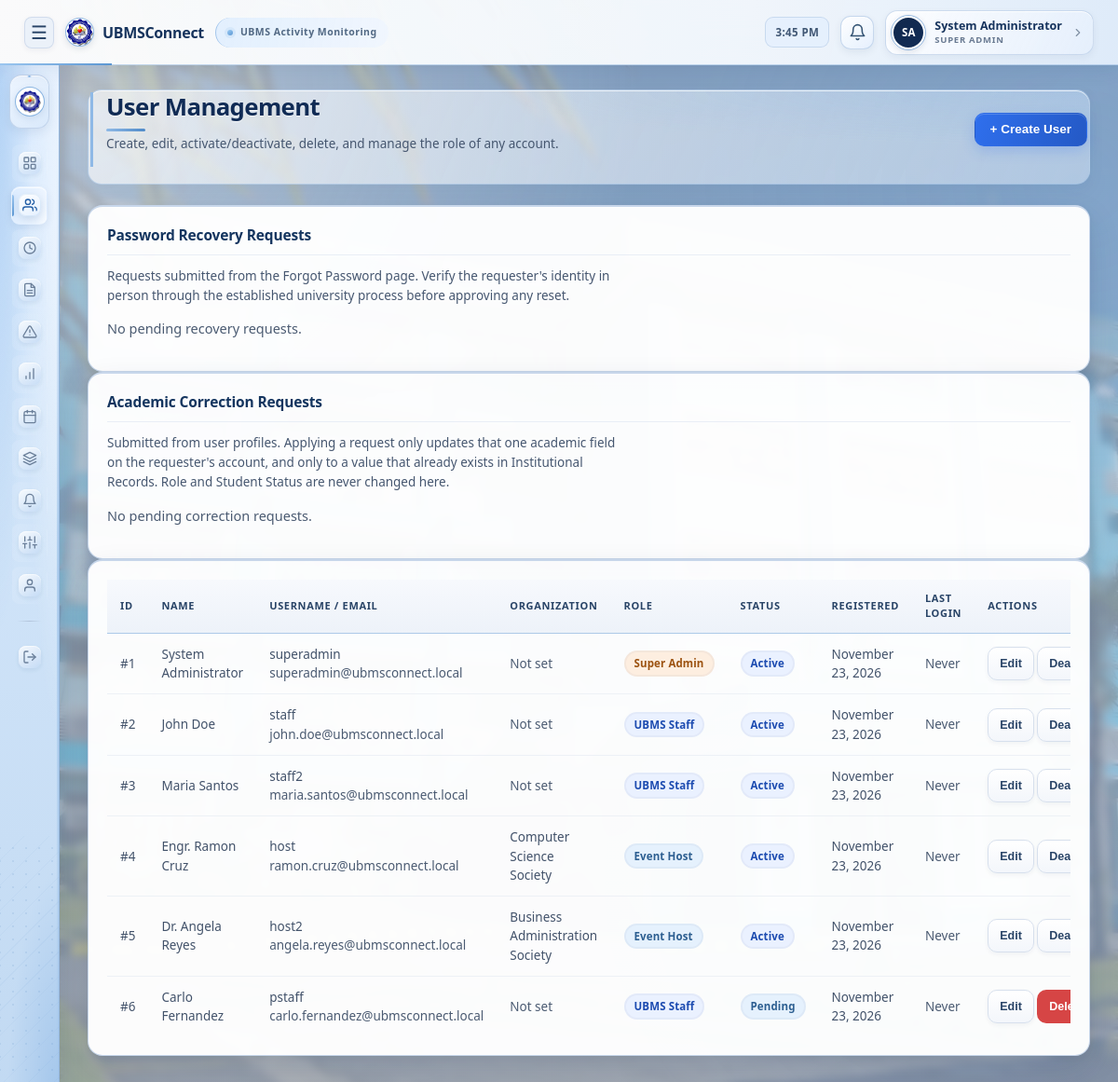
/superadmin/users.php (signed in), run on the app's committed database.
### tables this page shows
CREATE TABLE users (
    id INT AUTO_INCREMENT PRIMARY KEY,
    username VARCHAR(50) NOT NULL UNIQUE,
    password VARCHAR(255) NOT NULL,
    password_changed_at DATETIME NULL,
    full_name VARCHAR(100) NOT NULL,
    email VARCHAR(150) NULL,
    profile_picture VARCHAR(255) NULL,
    university_id VARCHAR(50) NULL,
    affiliation ENUM('student','ubms_staff') NULL,
    department_id INT NULL,
    course_id INT NULL,
    organization_id INT NULL,
    office_unit VARCHAR(150) NULL,
    role ENUM('super_admin','staff','host') NOT NULL,
    status ENUM('active','pending','inactive','rejected') NOT NULL DEFAULT 'active',
    created_at DATETIME DEFAULT CURRENT_TIMESTAMP,
    updated_at DATETIME DEFAULT CURRENT_TIMESTAMP ON UPDATE CURRENT_TIMESTAMP,
    last_login DATETIME NULL
);

CREATE TABLE organizations (
    id INT AUTO_INCREMENT PRIMARY KEY,
    department_id INT NULL,
    organization_name VARCHAR(150) NOT NULL UNIQUE,
    is_active TINYINT(1) NOT NULL DEFAULT 1,
    CONSTRAINT fk_org_department FOREIGN KEY (department_id) REFERENCES departments(id) ON DELETE SET NULL
);

### includes/functions.php (called while the page is built, shortened)
<?php
function e($value) {
    return htmlspecialchars($value ?? '', ENT_QUOTES, 'UTF-8');
}
function formatDate($date) {
    return date('F j, Y', strtotime($date));
}
function roleLabel($role) {
    switch ($role) {
        case 'super_admin': return 'Super Admin';
        case 'staff':        return 'UBMS Staff';
        case 'host':         return 'Event Host';
    }
}
function accountStatusBadgeClass($status) {
    switch ($status) {
        case 'active':   return 'badge-approved';
        case 'pending':  return 'badge-pending';
    }
}
function roleBadgeClass($role) {
    switch ($role) {
        case 'super_admin': return 'badge-maintenance';
        case 'staff':        return 'badge-approved';
        case 'host':          return 'badge-pending';
    }
}

### superadmin/users.php (the view, shortened to what this page needs)
<?php
require_once __DIR__ . '/../includes/auth.php';
$users = $pdo->query(
    "SELECT u.id, u.full_name, u.username, u.email, u.role, u.status, u.created_at, u.last_login,
            u.department_id, u.course_id, u.organization_id, o.organization_name
       FROM users u
       LEFT JOIN organizations o ON o.id = u.organization_id
      ORDER BY u.created_at DESC"
)->fetchAll();
$correctionPending = [];
try {
    $correctionPending = $pdo->query(
        "SELECT cr.id, cr.user_id, cr.field_requested, cr.current_value, cr.requested_value, cr.created_at,
                u.full_name, u.username, u.department_id, u.course_id, u.organization_id
           FROM correction_requests cr
           JOIN users u ON u.id = cr.user_id
          WHERE cr.status = 'pending'
          ORDER BY cr.created_at ASC"
    )->fetchAll();
} catch (Exception $e) {
    error_log('[UBMSConnect] correction request queue could not be loaded: ' . $e->getMessage());
}
$recoveryPending = [];
try {
    $recoveryPending = $pdo->query(
        "SELECT r.id, r.user_id, r.identifier_submitted, r.ip_address, r.created_at,
                u.full_name, u.username, u.email
           FROM password_recovery_requests r
           JOIN users u ON u.id = r.user_id
          WHERE r.status = 'pending'
          ORDER BY r.created_at ASC"
    )->fetchAll();
} catch (Exception $e) {
    error_log('[UBMSConnect] password recovery queue could not be loaded: ' . $e->getMessage());
}
include __DIR__ . '/../includes/header.php';
include __DIR__ . '/../includes/sidebar.php';
?>
<main class="main-content">
    <div class="page-header">
        <div>
            <h1>User Management</h1>
            <p class="page-subtitle">Create, edit, activate/deactivate, delete, and manage the role of any account.</p>
        </div>
        <button class="btn btn-primary" onclick="openCreateUser()">+ Create User</button>
    </div>
    <div class="card" id="recovery-requests">
        <div class="card-title">Password Recovery Requests</div>
        <p class="page-subtitle">Requests submitted from the Forgot Password page. Verify the requester's identity in person through the established university process before approving any reset.</p>
        <?php if (!$recoveryPending): ?>
            <p class="text-muted">No pending recovery requests.</p>
        <?php endif; ?>
    </div>
    <div class="card" id="correction-requests">
        <div class="card-title">Academic Correction Requests</div>
        <p class="page-subtitle">Submitted from user profiles. Applying a request only updates that one academic field on the requester's account, and only to a value that already exists in Institutional Records. Role and Student Status are never changed here.</p>
        <?php if (!$correctionPending): ?>
            <p class="text-muted">No pending correction requests.</p>
        <?php endif; ?>
    </div>
    <div class="card">
        <div class="table-wrap">
            <table class="data-table">
                <thead>
                    <tr><th>ID</th><th>Name</th><th>Username / Email</th><th>Organization</th><th>Role</th><th>Status</th><th>Registered</th><th>Last Login</th><th>Actions</th></tr>
                </thead>
                <tbody>
                <?php foreach ($users as $u): ?>
                    <tr id="user-row-<?= (int)$u['id'] ?>">
                        <td>#<?= (int)$u['id'] ?></td>
                        <td><?= e($u['full_name']) ?></td>
                        <td><?= e($u['username']) ?><br><span class="text-muted"><?= e($u['email'] ?: 'No email on file') ?></span></td>
                        <td><?= $u['organization_name'] ? e($u['organization_name']) : '<span class="text-muted">Not set</span>' ?></td>
                        <td id="user-role-<?= (int)$u['id'] ?>"><span class="badge <?= roleBadgeClass($u['role']) ?>"><?= e(roleLabel($u['role'])) ?></span></td>
                        <td id="user-status-<?= (int)$u['id'] ?>"><span class="badge <?= accountStatusBadgeClass($u['status']) ?>"><?= e(ucfirst($u['status'])) ?></span></td>
                        <td><?= e(formatDate($u['created_at'])) ?></td>
                        <td><?= $u['last_login'] ? e(formatDateTime($u['last_login'])) : '<span class="text-muted">Never</span>' ?></td>
                        <td style="white-space:nowrap;">
                            <button class="btn btn-sm" onclick='openEditUser(<?= json_encode($u, JSON_HEX_APOS | JSON_HEX_QUOT) ?>)'>Edit</button>
                            <?php if ($u['status'] === 'active'): ?>
                                <button class="btn btn-sm" onclick="toggleStatus(<?= (int)$u['id'] ?>, 'inactive', '<?= e(addslashes($u['full_name'])) ?>')">Deactivate</button>
                            <?php elseif ($u['status'] === 'inactive'): ?>
                                <button class="btn btn-sm btn-success" onclick="toggleStatus(<?= (int)$u['id'] ?>, 'active', '<?= e(addslashes($u['full_name'])) ?>')">Activate</button>
                            <?php endif; ?>
                            <button class="btn btn-sm btn-danger" onclick="deleteUser(<?= (int)$u['id'] ?>, '<?= e(addslashes($u['full_name'])) ?>')">Delete</button>
                        </td>
                    </tr>
                <?php endforeach; ?>
                </tbody>
            </table>
        </div>
    </div>
</main>
<?php
include __DIR__ . '/../includes/footer.php';
?>

### data on the page
users: id "1", full_name "System Administrator", username "superadmin", email "superadmin@ubmsconnect.local", shows "Not set", role "Super Admin", status "Active", created_at "November 23, 2026", shows "Never"
users: id "2", full_name "John Doe", username "staff", email "john.doe@ubmsconnect.local", shows "Not set", role "UBMS Staff", status "Active", created_at "November 23, 2026", shows "Never"
users: id "3", full_name "Maria Santos", username "staff2", email "maria.santos@ubmsconnect.local", shows "Not set", role "UBMS Staff", status "Active", created_at "November 23, 2026", shows "Never"
users: id "4", full_name "Engr. Ramon Cruz", username "host", email "ramon.cruz@ubmsconnect.local", organization.organization_name "Computer Science Society", role "Event Host", status "Active", created_at "November 23, 2026", shows "Never"
users: id "5", full_name "Dr. Angela Reyes", username "host2", email "angela.reyes@ubmsconnect.local", organization.organization_name "Business Administration Society", role "Event Host", status "Active", created_at "November 23, 2026", shows "Never"
users: id "6", full_name "Carlo Fernandez", username "pstaff", email "carlo.fernandez@ubmsconnect.local", shows "Not set", role "UBMS Staff", status "Pending", created_at "November 23, 2026", shows "Never"

### other printed values
nameInitials(currentUserName()) "SA"
currentUserName() "System Administrator"
roleLabel(currentUserRole()) "SUPER ADMIN"
